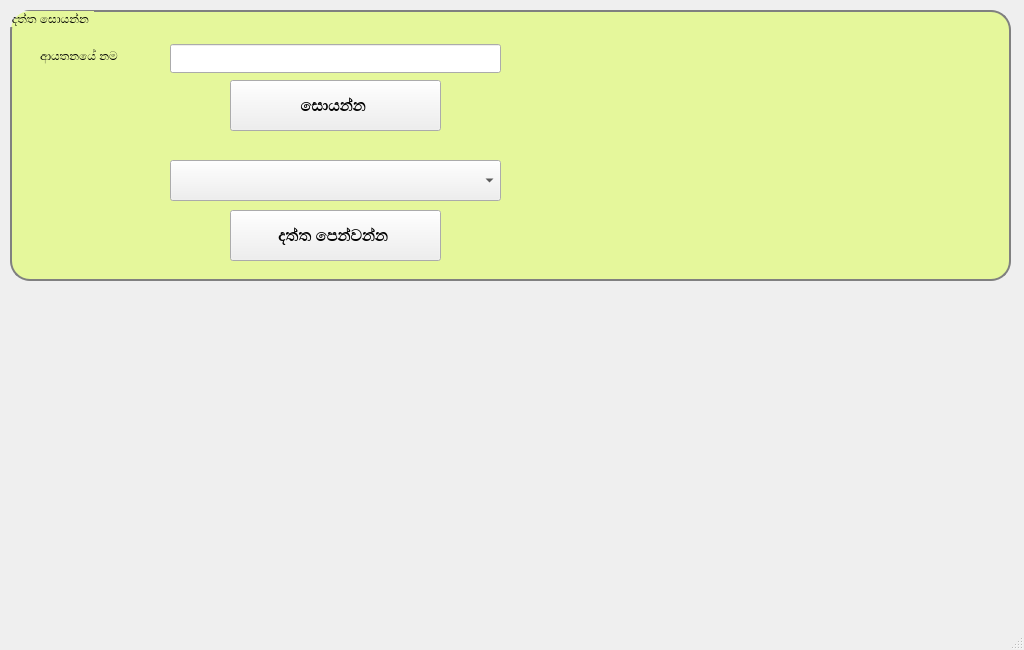
<?xml version="1.0" encoding="UTF-8"?>
<ui version="4.0">
 <class>MainWindow</class>
 <widget class="QMainWindow" name="MainWindow">
  <property name="geometry">
   <rect>
    <x>0</x>
    <y>0</y>
    <width>1024</width>
    <height>650</height>
   </rect>
  </property>
  <property name="sizePolicy">
   <sizepolicy hsizetype="Fixed" vsizetype="Fixed">
    <horstretch>0</horstretch>
    <verstretch>0</verstretch>
   </sizepolicy>
  </property>
  <property name="minimumSize">
   <size>
    <width>1024</width>
    <height>650</height>
   </size>
  </property>
  <property name="maximumSize">
   <size>
    <width>1024</width>
    <height>650</height>
   </size>
  </property>
  <property name="windowTitle">
   <string>Database</string>
  </property>
  <widget class="QWidget" name="centralwidget">
   <widget class="QGroupBox" name="groupBox_4">
    <property name="geometry">
     <rect>
      <x>10</x>
      <y>10</y>
      <width>1001</width>
      <height>271</height>
     </rect>
    </property>
    <property name="styleSheet">
     <string notr="true">QGroupBox { 
     border: 2px solid gray; 
     border-radius: 20px; 
 background-color: rgba( 219, 255, 70,50%)

 }</string>
    </property>
    <property name="title">
     <string>දත්ත සොයන්න </string>
    </property>
    <widget class="QLineEdit" name="lineEdit_25">
     <property name="geometry">
      <rect>
       <x>160</x>
       <y>34</y>
       <width>331</width>
       <height>29</height>
      </rect>
     </property>
    </widget>
    <widget class="QLabel" name="label_13">
     <property name="geometry">
      <rect>
       <x>30</x>
       <y>30</y>
       <width>171</width>
       <height>31</height>
      </rect>
     </property>
     <property name="text">
      <string>ආයතනයේ නම </string>
     </property>
    </widget>
    <widget class="QPushButton" name="pushButton">
     <property name="geometry">
      <rect>
       <x>220</x>
       <y>70</y>
       <width>211</width>
       <height>51</height>
      </rect>
     </property>
     <property name="font">
      <font>
       <pointsize>12</pointsize>
       <weight>75</weight>
       <bold>true</bold>
      </font>
     </property>
     <property name="styleSheet">
      <string notr="true">
QPushButton:hover
{
   border-radius: 5px; 
}
QPushButton:hover
{
   background-color:rgb( 234, 234, 234 );
}</string>
     </property>
     <property name="text">
      <string>සොයන්න </string>
     </property>
    </widget>
    <widget class="QComboBox" name="comboBox">
     <property name="geometry">
      <rect>
       <x>160</x>
       <y>150</y>
       <width>331</width>
       <height>41</height>
      </rect>
     </property>
    </widget>
    <widget class="QPushButton" name="pushButton_2">
     <property name="geometry">
      <rect>
       <x>220</x>
       <y>200</y>
       <width>211</width>
       <height>51</height>
      </rect>
     </property>
     <property name="font">
      <font>
       <pointsize>12</pointsize>
       <weight>75</weight>
       <bold>true</bold>
      </font>
     </property>
     <property name="styleSheet">
      <string notr="true">
QPushButton:hover
{
   border-radius: 5px; 
}
QPushButton:hover
{
   background-color:rgb( 234, 234, 234 );
}</string>
     </property>
     <property name="text">
      <string>දත්ත පෙන්වන්න </string>
     </property>
    </widget>
   </widget>
  </widget>
  <widget class="QStatusBar" name="statusbar"/>
 </widget>
 <resources/>
 <connections/>
</ui>
